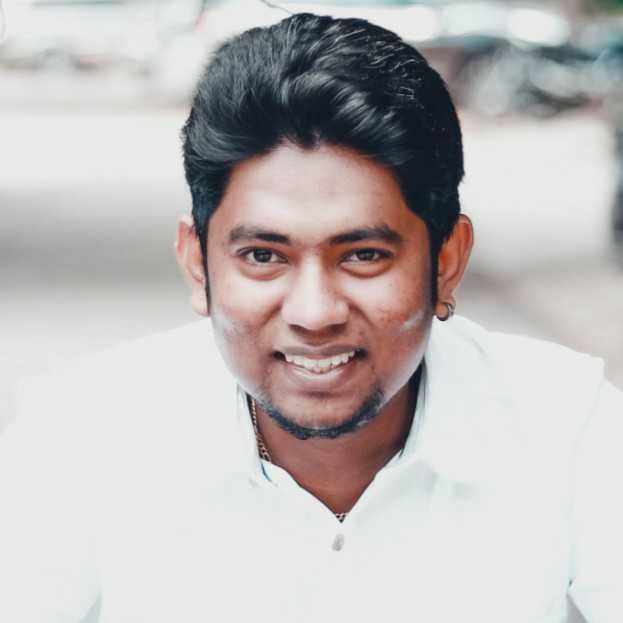
#> input picture Part-5/Selvam.jpg, 623 x 623 px
$ jupyter execute Part-5.ipynb
#> lines starting #> are read from the running program, lines starting #| are printed output that depends on the picture
## Unsupervised Learning Part-5

### All possible dimensionality reduction techniques that can be implemented using python

 - Missing Value Ratio
 - Low Variance filter
 - High Correlation filter
 - Random Forest
 - Factor analysis
 - Principal Component Analysis
 - Independent Component Analysis
 - ISOMAP
 - t-SNE
 - UMAP

[cell 1]
#Imports
from PIL import Image
from PIL import ImageChops
import numpy

[cell 2]
# Original Image
img = Image.open('Selvam.jpg')
#> img is the input picture: PIL image 623x623 RGB; mean R, G, B 191.4, 186.8, 186.2
img

[cell 3]
# Function to load image and turn it into a numpy array to extract RGB values
def load_image(image):
#> called with image = 'Selvam.jpg'
    image = Image.open(image)
    im_array = numpy.array(image)

    red = im_array[:, :, 0]
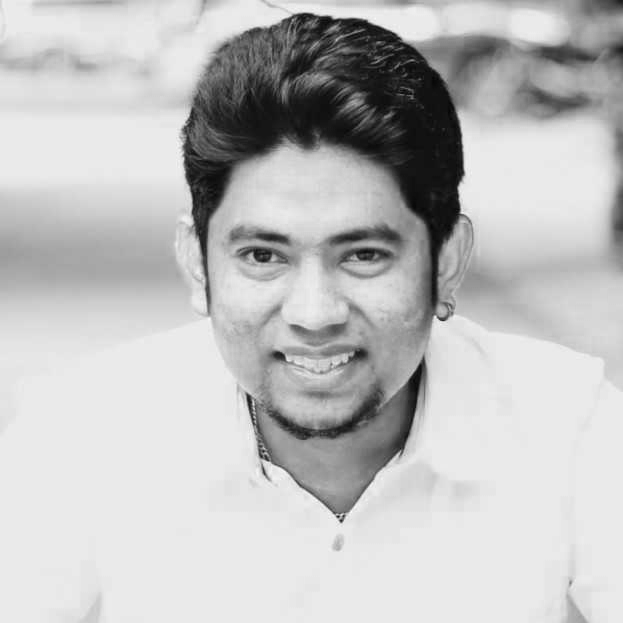
#> red: shape (623, 623); min 5, max 255, mean 191.4
    green = im_array[:, :, 1]
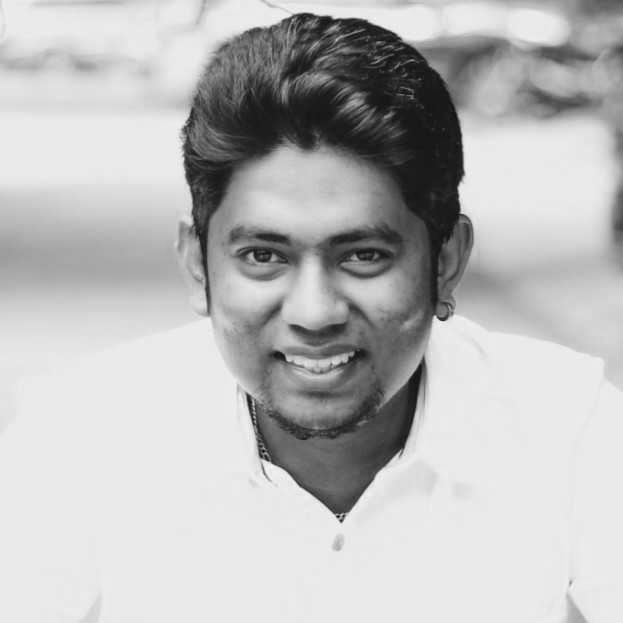
#> green: shape (623, 623); min 0, max 249, mean 186.8
    blue = im_array[:, :, 2]

    return red, green, blue

[cell 4]
def channel_compress(color_channel, singular_value_limit):
#> called with singular_value_limit = 350
    u, s, v = numpy.linalg.svd(color_channel)
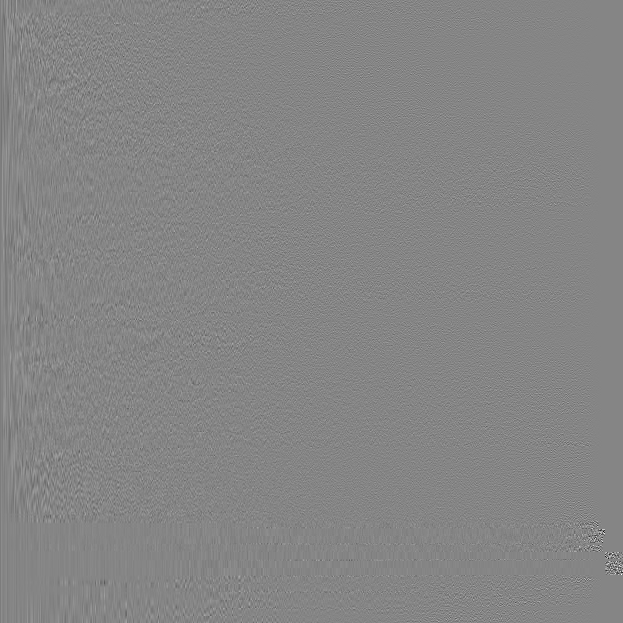
#> u: shape (623, 623) float64; min -0.736, max 0.671, mean -7.77e-05; drawn with min black and max white
#> s = 623 values, max 122046.3 at index 0, min 1.21e-11 at index 604, mean 414.8
    compressed = numpy.zeros((color_channel.shape[0], color_channel.shape[1]))
    n = singular_value_limit

    left_matrix = numpy.matmul(u[:, 0:n], numpy.diag(s)[0:n, 0:n])
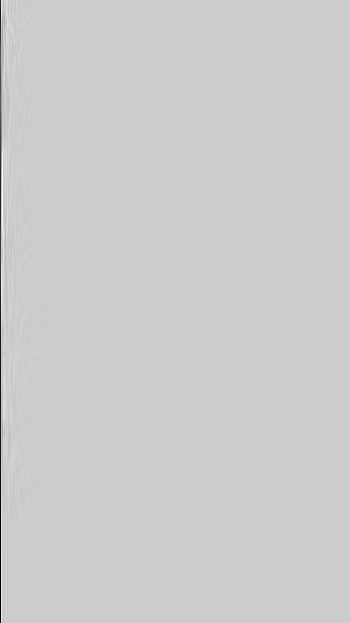
#> left_matrix: shape (623, 350) float64; min -5778.8, max 1429.9, mean -14.1; drawn with min black and max white
    inner_compressed = numpy.matmul(left_matrix, v[0:n, :])
    compressed = inner_compressed.astype('uint8')
    return compressed

red, green, blue = load_image("Selvam.jpg")
singular_val_lim = 350

[cell 5]
def compress_image(red, green, blue, singular_val_lim):
    compressed_red = channel_compress(red, singular_val_lim)
    compressed_green = channel_compress(green, singular_val_lim)
#> call 2 of channel_compress, with singular_value_limit = 350
#> in channel_compress (call 2), `u, s, v = numpy.linalg.svd(color_channel)`:
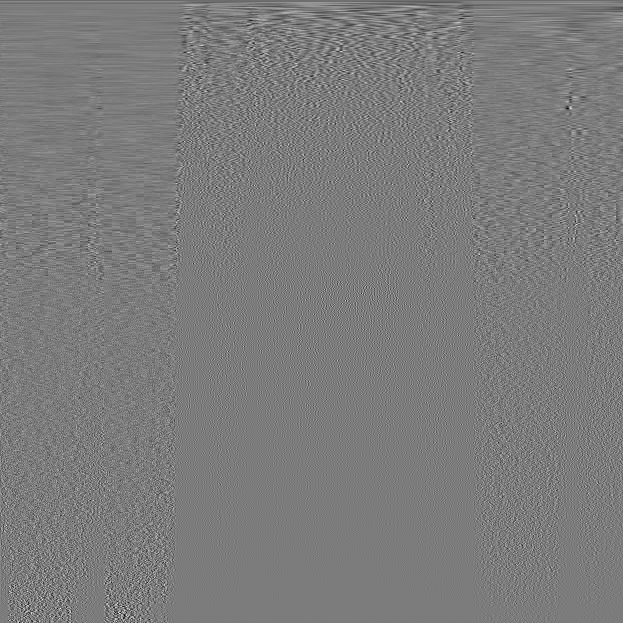
#> v: shape (623, 623) float64; min -0.324, max 0.341, mean -7.53e-05; drawn with min black and max white
#> in channel_compress (call 2), `u, s, v = numpy.linalg.svd(color_channel)`: s = 623 values, max 119850.8 at index 0, min 1.19e-11 at index 604, mean 412.9
    compressed_blue = channel_compress(blue, singular_val_lim)

    im_red = Image.fromarray(compressed_red)
    im_blue = Image.fromarray(compressed_blue)
    im_green = Image.fromarray(compressed_green)

    new_image = Image.merge("RGB", (im_red, im_green, im_blue))
    new_image.save("Selvam-edited.jpg")
    return new_image
